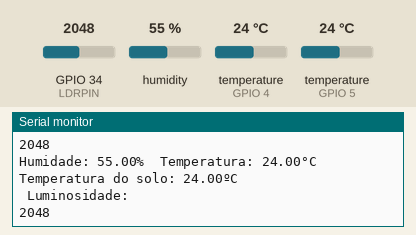
Bench run of a sketch on a simulated ESP32. Parts: the last lines printed to the serial monitor. The test bench sets the inputs (shaded band); at power-on: humidity 55 %, temperature (sensors on GPIO 5, GPIO 4) 24 °C, GPIO 34 (LDRPIN) = 2048.

Above: at 4.3 s.
4.4 s: humidity set to 22 %
At 6.3 s:
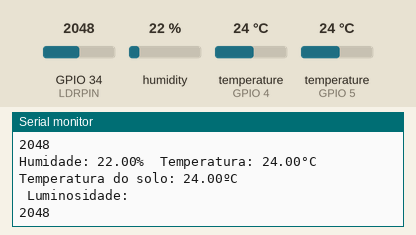
7.0 s: temperature (sensor on GPIO 5) set to 12 °C
At 7.7 s:
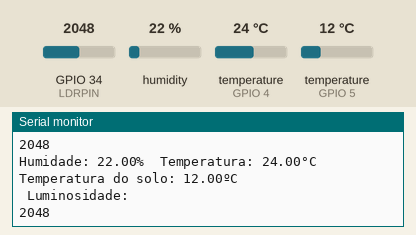
9.6 s: GPIO 34 (LDRPIN) set to 2866
At 11.3 s:
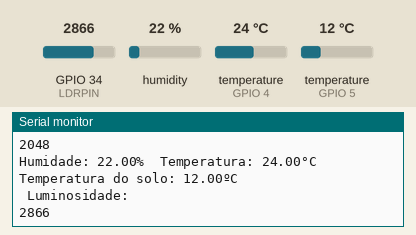
12.2 s: temperature (sensor on GPIO 4) set to 12 °C
14.8 s: temperature (sensor on GPIO 5) set to 19 °C
At 17.1 s:
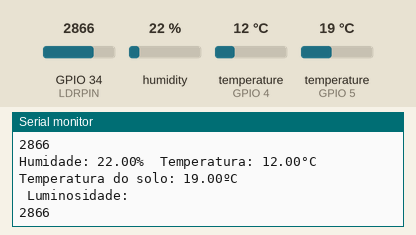
17.4 s: GPIO 34 (LDRPIN) set to 3972
At 18.4 s:
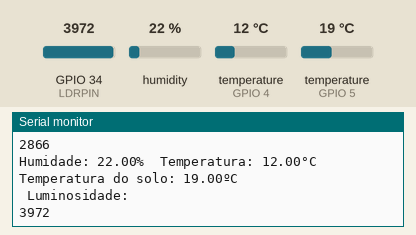
Timing chart, 0 to 20.4 s (numbered marks = the images above; inputs shaded):
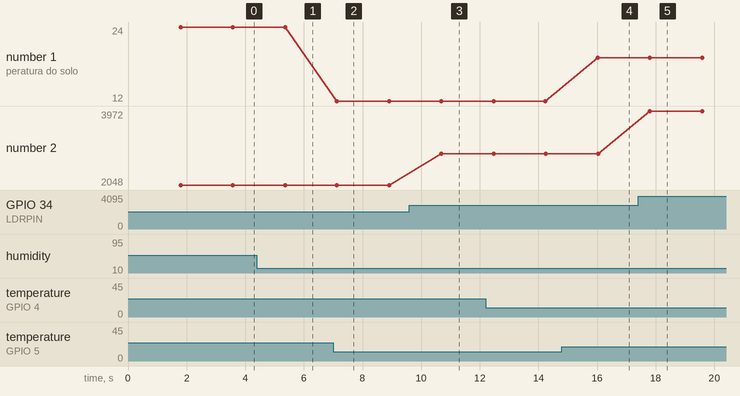

Measured:
- after the input at 4.4 s, the serial monitor: prints a new line after 0.96 s (image 1)
- after the input at 7.0 s, the serial monitor: prints a new line after 0.13 s (image 2)
- after the input at 9.6 s, the serial monitor: prints a new line after 1.1 s (image 3)
- after the input at 14.8 s, the serial monitor: prints a new line after 1.2 s (image 4)
- after the input at 17.4 s, the serial monitor: prints a new line after 0.40 s (image 5)
- plotted number 1: 24 → 12 after the input at 7.0 s, 12 → 19 after the input at 14.8 s
- plotted number 2: 2048 → 2866 after the input at 9.6 s, 2866 → 3972 after the input at 17.4 s

The sketch:

TCC_V0.3.ino
```cpp
//Funciona Sensor de humidade, temperatura e temperatura do solo
//Inclui bibliotecas
#include "DHT.h"
#include <OneWire.h>
#include <DallasTemperature.h>


//Seta pin do DHT
#define DHTPIN 4

//Seta pin DS18B20
const int DS18B20PIN = 5;

//Seta pin LDR
const int LDRPIN = 34;

//Variável para gravar o valor do LDR
int ldrValue = 0;

//Seleciona tipo do DHT
#define DHTTYPE DHT11

//Inicia sensor DHT
DHT dht(DHTPIN, DHTTYPE);

//Inicia o DS18B20
OneWire oneWire(DS18B20PIN);

//passa a referencia do onewire para a biblioteca dallas
DallasTemperature sensors(&oneWire);

void setup() {
  Serial.begin(115200);
  dht.begin();
  sensors.begin();
}

void loop() {

  //lê os valores a cada 1 segundo
  delay(1000);


  //lê humidade
  float h = dht.readHumidity();
  //lê temperatura
  float t = dht.readTemperature();

  //lê temperatura do solo
  sensors.requestTemperatures();
  float temperatureC = sensors.getTempCByIndex(0);

  //lê o valor de LDR
   ldrValue = analogRead(LDRPIN);

  //verifica se a leitura do DHT funciona, caso não, dá um erro
  if (isnan(h) || isnan(t)) {
    Serial.println(F("Falha ao ler sensor DHT"));
    return;
  }


  Serial.print(F("Humidade: "));
  Serial.print(h);
  Serial.print(F("%  Temperatura: "));
  Serial.print(t);
  Serial.print(F("°C "));
  Serial.print(" Temperatura do solo: ");
  Serial.print(temperatureC);
  Serial.println("ºC");
  Serial.println(" Luminosidade:");
  Serial.println(ldrValue);
  Serial.println();


}
```
